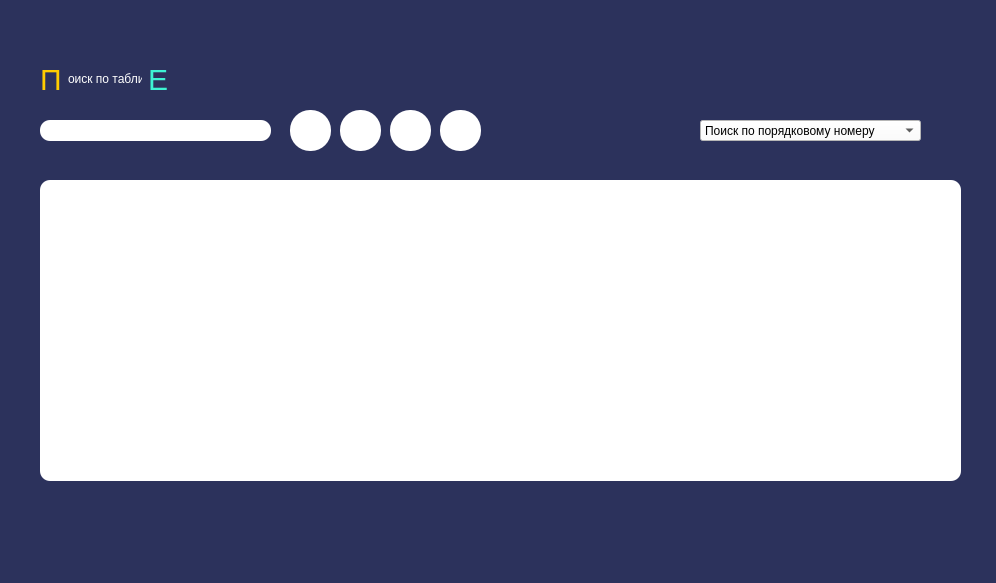
<?xml version="1.0" encoding="UTF-8"?>
<ui version="4.0">
 <class>Form</class>
 <widget class="QWidget" name="Form">
  <property name="geometry">
   <rect>
    <x>0</x>
    <y>0</y>
    <width>996</width>
    <height>583</height>
   </rect>
  </property>
  <property name="windowTitle">
   <string>Form</string>
  </property>
  <property name="styleSheet">
   <string notr="true">background-color: #2c325c;
</string>
  </property>
  <widget class="QTableWidget" name="table">
   <property name="geometry">
    <rect>
     <x>40</x>
     <y>180</y>
     <width>921</width>
     <height>301</height>
    </rect>
   </property>
   <property name="styleSheet">
    <string notr="true">background-color: white;
border-radius: 10px;</string>
   </property>
  </widget>
  <widget class="QLineEdit" name="search_line">
   <property name="geometry">
    <rect>
     <x>40</x>
     <y>120</y>
     <width>231</width>
     <height>21</height>
    </rect>
   </property>
   <property name="styleSheet">
    <string notr="true">background-color: white;
border-radius: 10px;
padding: 4px;</string>
   </property>
  </widget>
  <widget class="QComboBox" name="search_criteria">
   <property name="geometry">
    <rect>
     <x>700</x>
     <y>120</y>
     <width>221</width>
     <height>21</height>
    </rect>
   </property>
   <property name="styleSheet">
    <string notr="true">background-color: white;</string>
   </property>
   <item>
    <property name="text">
     <string>Поиск по порядковому номеру</string>
    </property>
   </item>
   <item>
    <property name="text">
     <string>Поиск по номеру сертификата</string>
    </property>
   </item>
   <item>
    <property name="text">
     <string>Поиск по наименованию продукции?</string>
    </property>
   </item>
   <item>
    <property name="text">
     <string>Поиск по типу изделия</string>
    </property>
   </item>
   <item>
    <property name="text">
     <string>Поиск по номеру заказа</string>
    </property>
   </item>
   <item>
    <property name="text">
     <string>Поиск по организации</string>
    </property>
   </item>
   <item>
    <property name="text">
     <string>Поиск по потребителю</string>
    </property>
   </item>
   <item>
    <property name="text">
     <string>Поиск по ФИО выдавшего сертификат</string>
    </property>
   </item>
  </widget>
  <widget class="QPushButton" name="find_btn">
   <property name="geometry">
    <rect>
     <x>290</x>
     <y>110</y>
     <width>41</width>
     <height>41</height>
    </rect>
   </property>
   <property name="cursor">
    <cursorShape>PointingHandCursor</cursorShape>
   </property>
   <property name="mouseTracking">
    <bool>false</bool>
   </property>
   <property name="styleSheet">
    <string notr="true">background-color: white;
border-radius: 20px;</string>
   </property>
   <property name="text">
    <string/>
   </property>
   <property name="icon">
    <iconset>
     <normaloff>../image/design/button_icons/search.png</normaloff>../image/design/button_icons/search.png</iconset>
   </property>
  </widget>
  <widget class="QWidget" name="layoutWidget">
   <property name="geometry">
    <rect>
     <x>40</x>
     <y>60</y>
     <width>128</width>
     <height>38</height>
    </rect>
   </property>
   <layout class="QHBoxLayout" name="horizontalLayout">
    <item>
     <widget class="QLabel" name="label_2">
      <property name="styleSheet">
       <string notr="true">color: #ffcc00;
font-size: 30px;</string>
      </property>
      <property name="text">
       <string>П</string>
      </property>
     </widget>
    </item>
    <item>
     <widget class="QLabel" name="label">
      <property name="styleSheet">
       <string notr="true">color: white;</string>
      </property>
      <property name="text">
       <string>оиск по таблиц</string>
      </property>
     </widget>
    </item>
    <item>
     <widget class="QLabel" name="label_3">
      <property name="styleSheet">
       <string notr="true">font-size: 30px;
color: #3ef3d3;</string>
      </property>
      <property name="text">
       <string>Е</string>
      </property>
     </widget>
    </item>
   </layout>
  </widget>
  <widget class="QPushButton" name="reset_search_btn">
   <property name="geometry">
    <rect>
     <x>340</x>
     <y>110</y>
     <width>41</width>
     <height>41</height>
    </rect>
   </property>
   <property name="cursor">
    <cursorShape>PointingHandCursor</cursorShape>
   </property>
   <property name="styleSheet">
    <string notr="true">background-color: white;
border-radius: 20px;</string>
   </property>
   <property name="text">
    <string/>
   </property>
   <property name="icon">
    <iconset>
     <normaloff>../image/design/button_icons/reset.png</normaloff>../image/design/button_icons/reset.png</iconset>
   </property>
  </widget>
  <widget class="QPushButton" name="add_certificate_btn">
   <property name="geometry">
    <rect>
     <x>390</x>
     <y>110</y>
     <width>41</width>
     <height>41</height>
    </rect>
   </property>
   <property name="cursor">
    <cursorShape>PointingHandCursor</cursorShape>
   </property>
   <property name="styleSheet">
    <string notr="true">background-color: white;
border-radius: 20px;</string>
   </property>
   <property name="text">
    <string/>
   </property>
   <property name="icon">
    <iconset>
     <normaloff>../image/design/button_icons/plus.png</normaloff>../image/design/button_icons/plus.png</iconset>
   </property>
  </widget>
  <widget class="QPushButton" name="print_btn">
   <property name="geometry">
    <rect>
     <x>440</x>
     <y>110</y>
     <width>41</width>
     <height>41</height>
    </rect>
   </property>
   <property name="cursor">
    <cursorShape>PointingHandCursor</cursorShape>
   </property>
   <property name="styleSheet">
    <string notr="true">background-color: white;
border-radius: 20px;</string>
   </property>
   <property name="text">
    <string/>
   </property>
   <property name="icon">
    <iconset>
     <normaloff>../image/design/button_icons/printer.png</normaloff>../image/design/button_icons/printer.png</iconset>
   </property>
  </widget>
  <zorder>layoutWidget</zorder>
  <zorder>table</zorder>
  <zorder>search_line</zorder>
  <zorder>search_criteria</zorder>
  <zorder>find_btn</zorder>
  <zorder>reset_search_btn</zorder>
  <zorder>add_certificate_btn</zorder>
  <zorder>print_btn</zorder>
 </widget>
 <resources/>
 <connections/>
</ui>
